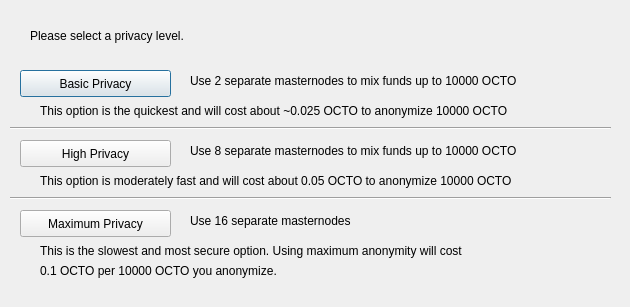
<?xml version="1.0" encoding="UTF-8"?>
<ui version="4.0">
 <class>ObfuscationConfig</class>
 <widget class="QDialog" name="ObfuscationConfig">
  <property name="geometry">
   <rect>
    <x>0</x>
    <y>0</y>
    <width>630</width>
    <height>307</height>
   </rect>
  </property>
  <property name="windowTitle">
   <string>Configure Obfuscation</string>
  </property>
  <widget class="QPushButton" name="buttonBasic">
   <property name="geometry">
    <rect>
     <x>20</x>
     <y>70</y>
     <width>151</width>
     <height>27</height>
    </rect>
   </property>
   <property name="text">
    <string>Basic Privacy</string>
   </property>
  </widget>
  <widget class="QPushButton" name="buttonHigh">
   <property name="geometry">
    <rect>
     <x>20</x>
     <y>140</y>
     <width>151</width>
     <height>27</height>
    </rect>
   </property>
   <property name="text">
    <string>High Privacy</string>
   </property>
  </widget>
  <widget class="QPushButton" name="buttonMax">
   <property name="geometry">
    <rect>
     <x>20</x>
     <y>210</y>
     <width>151</width>
     <height>27</height>
    </rect>
   </property>
   <property name="text">
    <string>Maximum Privacy</string>
   </property>
  </widget>
  <widget class="QLabel" name="label">
   <property name="geometry">
    <rect>
     <x>30</x>
     <y>20</y>
     <width>571</width>
     <height>31</height>
    </rect>
   </property>
   <property name="text">
    <string>Please select a privacy level.</string>
   </property>
  </widget>
  <widget class="QLabel" name="label_2">
   <property name="geometry">
    <rect>
     <x>190</x>
     <y>70</y>
     <width>421</width>
     <height>21</height>
    </rect>
   </property>
   <property name="text">
    <string>Use 2 separate masternodes to mix funds up to 10000 OCTO</string>
   </property>
  </widget>
  <widget class="QLabel" name="label_3">
   <property name="geometry">
    <rect>
     <x>190</x>
     <y>140</y>
     <width>411</width>
     <height>21</height>
    </rect>
   </property>
   <property name="text">
    <string>Use 8 separate masternodes to mix funds up to 10000 OCTO</string>
   </property>
  </widget>
  <widget class="QLabel" name="label_4">
   <property name="geometry">
    <rect>
     <x>190</x>
     <y>210</y>
     <width>421</width>
     <height>21</height>
    </rect>
   </property>
   <property name="text">
    <string>Use 16 separate masternodes</string>
   </property>
  </widget>
  <widget class="QLabel" name="label_6">
   <property name="geometry">
    <rect>
     <x>40</x>
     <y>100</y>
     <width>561</width>
     <height>21</height>
    </rect>
   </property>
   <property name="text">
    <string>This option is the quickest and will cost about ~0.025 OCTO to anonymize 10000 OCTO</string>
   </property>
  </widget>
  <widget class="QLabel" name="label_7">
   <property name="geometry">
    <rect>
     <x>40</x>
     <y>170</y>
     <width>561</width>
     <height>21</height>
    </rect>
   </property>
   <property name="text">
    <string>This option is moderately fast and will cost about 0.05 OCTO to anonymize 10000 OCTO</string>
   </property>
  </widget>
  <widget class="QLabel" name="label_8">
   <property name="geometry">
    <rect>
     <x>40</x>
     <y>240</y>
     <width>561</width>
     <height>21</height>
    </rect>
   </property>
   <property name="text">
    <string>This is the slowest and most secure option. Using maximum anonymity will cost</string>
   </property>
  </widget>
  <widget class="QLabel" name="label_9">
   <property name="geometry">
    <rect>
     <x>40</x>
     <y>260</y>
     <width>561</width>
     <height>21</height>
    </rect>
   </property>
   <property name="text">
    <string>0.1 OCTO per 10000 OCTO you anonymize.</string>
   </property>
  </widget>
  <widget class="Line" name="line">
   <property name="geometry">
    <rect>
     <x>10</x>
     <y>120</y>
     <width>601</width>
     <height>16</height>
    </rect>
   </property>
   <property name="orientation">
    <enum>Qt::Horizontal</enum>
   </property>
  </widget>
  <widget class="Line" name="line_2">
   <property name="geometry">
    <rect>
     <x>10</x>
     <y>190</y>
     <width>601</width>
     <height>16</height>
    </rect>
   </property>
   <property name="orientation">
    <enum>Qt::Horizontal</enum>
   </property>
  </widget>
 </widget>
 <resources/>
 <connections/>
</ui>
